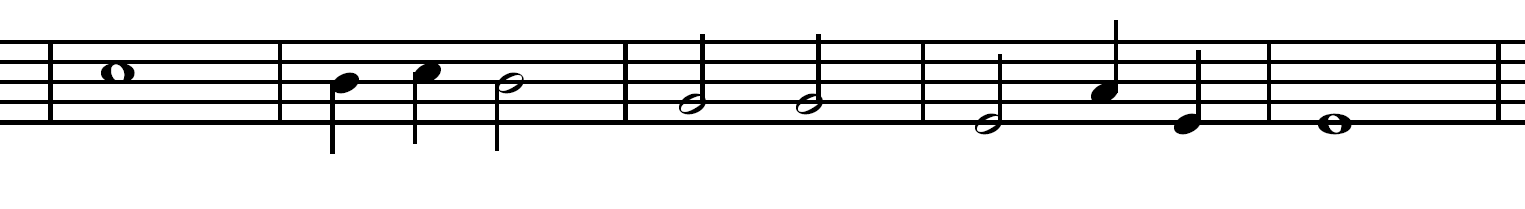
#> input picture nuty1.png, 1525 x 209 px
$ python main.py   (Python 2 division)
#> lines starting #> are read from the running program, lines starting #| are printed output that depends on the picture; after the words box and inside, x2 and y2 are one past the last pixel; in counts of white or black regions, pixels touching at a corner belong together; long printed decimals are rounded
__author__ = 'Karol Scipniak and Dominik Lochynski'

import numpy as np
import sys

sys.path.append("c:\Python27\DLLs")
import cv2
from sklearn.cluster import KMeans
from midiutil.MidiFile import MIDIFile


def importAndPrepareImage(imagePath):
    img = cv2.imread(imagePath)
    ret, gray = cv2.threshold(img, 200, 255, cv2.THRESH_BINARY)
    return gray


def createFiveline(img):
    edges = cv2.Canny(img, 50, 150, apertureSize=3)

    ys = list()
    minLineLength = 5
    maxLineGap = 30

    lines = cv2.HoughLinesP(edges, 1, np.pi / 180, 70, minLineLength, maxLineGap)
    for line in lines:
        for x1, y1, x2, y2 in line:
            if (abs(y1 - y2 < 4)):
                innerlist = list()
                innerlist.append((y1 + y2) / 2)
                ys.append(innerlist)

    kmeans = KMeans(init='k-means++', n_clusters=5, n_init=10)
    kmeans.fit(np.asarray(ys))

    fiveline = list()
    for innerlist in kmeans.cluster_centers_:
        fiveline.append(innerlist[0])

    fiveline.sort()
    return fiveline


def createChecks(fiveline):
    checks = list()
    dist = abs(fiveline[1] - fiveline[0])

    for line in fiveline:
        checks.append(int(line - (dist / 4)))
        checks.append(int(line + (dist / 4)))

    checks.sort()
    checks.reverse()
    return checks


def createBarsCoordinates(img, fiveline, checks):
    barsBegins = list();
    barsEnds = list();
    bars = list()

    height, width = img.shape[:2]

    barsFlag = False
    leftCounter = 0
    rightCounter = 0
    for x in range(width):
        gen = (i for i in range(int(fiveline[0] + 2), int(fiveline[4])) if img[i, x][0] == 0)

        c = 0
        for i in gen:
            c += 1

        if barsFlag is False and c == abs(int(fiveline[0] + 2) - int(fiveline[4])):

            for l in range(x - 5, x - 2):
                for y in checks:
                    if img[y, l][0] == 0:
                        # gray[y, x] = [255, 0, 0]
                        leftCounter += 1

            barsBegins.append(x)
            barsFlag = True

        if barsFlag is True and not (c == abs(int(fiveline[0] + 2) - int(fiveline[4]))):

            for r in range(x + 2, x + 5):
                for y in checks:
                    if img[y, r][0] == 0:
                        # gray[y, x] = [255, 0, 0]
                        rightCounter += 1
            barsEnds.append(x)
            barsFlag = False

            if leftCounter > 0 or rightCounter > 0:
                # barsEnds.
                barsEnds.pop(len(barsEnds) - 1)
                barsBegins.pop(len(barsBegins) - 1)
            leftCounter = 0
            rightCounter = 0

    print
    print barsBegins
    print barsEnds
    print

    return barsBegins, barsEnds


def findAllTunes(noteValues, img, checks, barsBegins, barsEnds):
    iTunes = list()
    for bar in range(len(barsBegins) - 1):
        barLength = abs(barsEnds[bar] - barsBegins[bar + 1]) - 2
        pointsX = list()
        pointsY = list()
        for x in range(barsEnds[bar] + 1, barsBegins[bar + 1] - 1):
            for y in checks:
                if img[y, x][0] == 0:
                    # gray[y, x] = [255, 0, 0]
                    innerlistX = list()
                    innerlistX.append(x)
                    innerlistY = list()
                    innerlistY.append(y)
                    pointsX.append(innerlistX)
                    pointsY.append(innerlistY)

        kmeans2 = KMeans(init='k-means++', n_clusters=4, n_init=10)
        kmeans2.fit(np.asarray(pointsX), np.asarray(pointsY))

        notes = list()
        kmeans2.cluster_centers_.sort(axis=0)
        if abs(kmeans2.cluster_centers_[3, 0] - kmeans2.cluster_centers_[0, 0]) < 2:
            continue

        # print kmeans2.cluster_centers_
        notes.append(kmeans2.cluster_centers_[0, 0])

        for cc in range(1, kmeans2.cluster_centers_.shape[0]):
            if abs(kmeans2.cluster_centers_[cc, 0] - notes[len(notes) - 1]) > (
                        abs(barsEnds[bar] - barsBegins[bar + 1]) - 2) / 6:
                notes.append(kmeans2.cluster_centers_[cc, 0])
            else:
                notes[len(notes) - 1] = (notes[len(notes) - 1] + kmeans2.cluster_centers_[cc, 0]) / 2

        print notes

        notePointsList = list()
        for note in notes:
            notePoints = 0
            for x in range(int(note - barLength / 14), int(note + barLength / 14)):
                for y in checks:
                    if img[y, x][0] == 0:
                        # gray[y, x] = [255, 0, 0]
                        notePoints += 1

            print notePoints
            notePointsList.append(notePoints)

        for note in notes:
            noteLength = 0
            if len(notes) == 1:
                noteLength = 4
            elif len(notes) == 2:
                noteLength = 2;
            elif len(notes) == 3:
                if notes.index(note) == notePointsList.index(min(notePointsList)):
                    noteLength = 2
                else:
                    noteLength = 1
            elif len(notes) == 4:
                noteLength = 1

            noteHeight = 0
            for l in range(int(note - 20), int(note + 20)):
                ntCounter = 0
                for y in checks:
                    if img[y, l][0] == 0:
                        ntCounter += 1
                if ntCounter == 2:
                    for y in checks:
                        if img[y, l][0] == 0:
                            noteHeight = noteValues[checks.index(y)]
                            break;

                    break

            iTunes.append((noteLength, noteHeight))

        print
    print iTunes
    return iTunes


def exportTunesToMIDIFile(iTunes, outputPath):
    MyMIDI = MIDIFile(1)

    track = 0
    time = 0

    MyMIDI.addTrackName(track, time, "Sample Track")
    MyMIDI.addTempo(track, time, 240)

    track = 0
    channel = 0
    pitch = 60
    time = 0
    duration = 1
    volume = 100

    time = 0
    for noteLength, noteHeight in iTunes:
        MyMIDI.addNote(track, channel, noteHeight, time, noteLength, volume)
        time += duration * noteLength

    binfile = open(outputPath, 'wb')
    MyMIDI.writeFile(binfile)
    binfile.close()


def processImageFindAllNotesAndExportToMIDI(noteValues, imgPath):
    img = importAndPrepareImage(imgPath)

    height, width = img.shape[:2]

    fiveline = createFiveline(img)

    checks = createChecks(fiveline)

    barsBegins, barsEnds = createBarsCoordinates(img, fiveline, checks)

    iTunes = findAllTunes(noteValues, img, checks, barsBegins, barsEnds)

    exportTunesToMIDIFile(iTunes, imgPath + ".mid")


def main():
    noteValues = (52, 53, 55, 57, 59, 60, 62, 64, 65, 67, 69, 71, 72, 74, 76, 77, 79, 81, 83)

    processImageFindAllNotesAndExportToMIDI(noteValues, 'nuty1.png')
#> in importAndPrepareImage, img is the input picture: shape (209, 1525, 3); min 0, max 255, mean 224.4
#> in importAndPrepareImage, `ret, gray = cv2.threshold(img, 200, 255, cv2.THRESH_BINARY)`: gray: shape (209, 1525, 3); 87.9% white; 1 black region, box (x1, y1, x2, y2) and area: (0, 20, 1525, 154) 38502
#> in createFiveline, `edges = cv2.Canny(img, 50, 150, apertureSize=3)`:
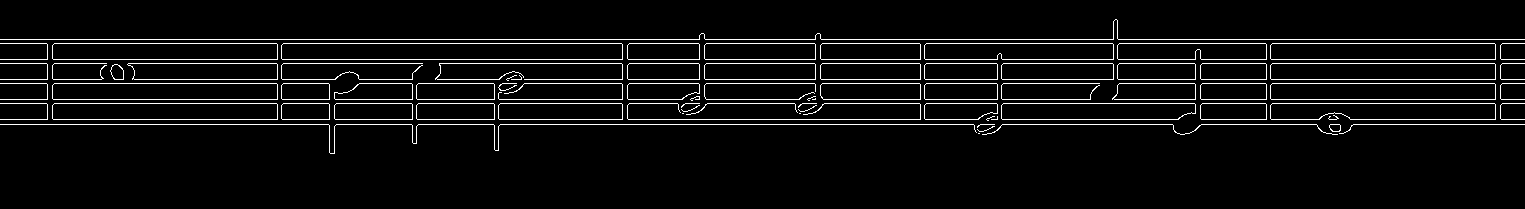
#> edges: shape (209, 1525); 5.2% white in thin lines or dots, all inside (x1, y1, x2, y2) = (0, 19, 1525, 154)
#> in createFiveline, `lines = cv2.HoughLinesP(edges, 1, np.pi / 180, 70, minLineLength, maxL..`: lines = 96 rows, first 6: [1201, 124, 1316, 124], [1271, 79, 1495, 79], [1272, 63, 1494, 63], [53, 59, 277, 59], [706, 43, 814, 43], [418, 103, 493, 103]
#> the loop in createFiveline, `for line in lines:` made 96 passes
#> line on passes 1 to 12: [[1201, 124, 1316, 124]], [[1271, 79, 1495, 79]], [[1272, 63, 1494, 63]], [[53, 59, 277, 59]], [[706, 43, 814, 43]], [[418, 103, 493, 103]], [[0, 83, 46, 83]], [[628, 119, 920, 119]], [[0, 39, 699, 39]], [[1114, 99, 1195, 99]], [[54, 83, 276, 83]], [[1003, 103, 1194, 103]]
#> after the loop in createFiveline, `for line in lines:`: ys = 96 items, first 6: [124], [79], [63], [59], [43], [103]
#> in processImageFindAllNotesAndExportToMIDI, `fiveline = createFiveline(img)`: fiveline = [41.13, 61.26, 81, 101.7, 121.5]
#> in createChecks, `dist = abs(fiveline[1] - fiveline[0])`: dist = 20.13
#> the loop in createChecks, `for line in fiveline:` made 5 passes
#> line on passes 1 to 5: 41.13, 61.26, 81, 101.7, 121.5
#> after the loop in createChecks, `for line in fiveline:`: checks = [36, 46, 56, 66, 75, 86, 96, 106, 116, 126]
#> in processImageFindAllNotesAndExportToMIDI, `checks = createChecks(fiveline)`: checks = [126, 116, 106, 96, 86, 75, 66, 56, 46, 36]
#> after the loop in createBarsCoordinates, `for x in range(width):`: barsBegins = [48, 278, 623, 921, 1267, 1496]; barsEnds = [53, 282, 628, 925, 1271, 1501]; barsFlag = False; leftCounter = 0
#| [48, 278, 623, 921, 1267, 1496]
#| [53, 282, 628, 925, 1271, 1501]
#> in processImageFindAllNotesAndExportToMIDI, `barsBegins, barsEnds = createBarsCoordinates(img, fiveline, checks)`: barsBegins = [48, 278, 623, 921, 1267, 1496]; barsEnds = [53, 282, 628, 925, 1271, 1501]
#> the loop in findAllTunes, `for bar in range(len(barsBegins) - 1):` made 5 passes
#> barLength on passes 1 to 5: 223, 339, 291, 340, 223
#> (printed output is left out)
#> after the loop in findAllTunes, `for bar in range(len(barsBegins) - 1):`: iTunes = [(4, 60), (1, 59), (1, 60), (2, 59), (2, 55), (2, 55), (2, 52), (1, 57), (1, 52), (4, 52)]
#| [(4, 60), (1, 59), (1, 60), (2, 59), (2, 55), (2, 55), (2, 52), (1, 57), (1, 52), (4, 52)]
#> (the call stopped at in exportTunesToMIDIFile, `MyMIDI = MIDIFile(1)`: midiutil is not available in this run)
    processImageFindAllNotesAndExportToMIDI(noteValues, 'sheet3.png')
#> call 2 of importAndPrepareImage, with imagePath = 'sheet3.png'
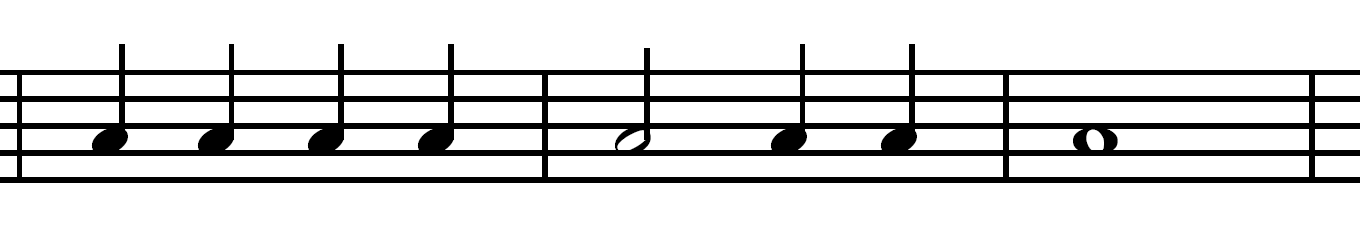
#> input picture sheet3.png, 1360 x 240 px
#> in importAndPrepareImage, img is the input picture: shape (240, 1360, 3); min 0, max 255, mean 216.9
#> in importAndPrepareImage (call 2), `ret, gray = cv2.threshold(img, 200, 255, cv2.THRESH_BINARY)`: gray: shape (240, 1360, 3); 85% white; 1 black region, box (x1, y1, x2, y2) and area: (0, 44, 1360, 183) 48854
#> in createFiveline (call 2), `edges = cv2.Canny(img, 50, 150, apertureSize=3)`:
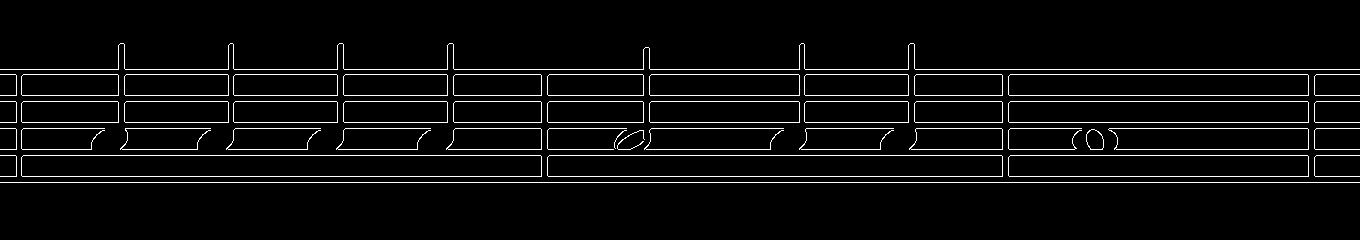
#> edges: shape (240, 1360); 4.5% white in thin lines or dots, all inside (x1, y1, x2, y2) = (0, 43, 1360, 183)
#> in createFiveline (call 2), `lines = cv2.HoughLinesP(edges, 1, np.pi / 180, 70, minLineLength, maxL..`: lines = 87 rows, first 6: [805, 122, 908, 122], [915, 69, 1359, 69], [23, 101, 117, 101], [1010, 74, 1307, 74], [23, 155, 540, 155], [1010, 128, 1081, 128]
#> the loop in createFiveline (call 2), `for line in lines:` made 87 passes
#> line on passes 1 to 12: [[805, 122, 908, 122]], [[915, 69, 1359, 69]], [[23, 101, 117, 101]], [[1010, 74, 1307, 74]], [[23, 155, 540, 155]], [[1010, 128, 1081, 128]], [[548, 149, 613, 149]], [[1009, 95, 1308, 95]], [[548, 176, 1002, 176]], [[0, 182, 1359, 182]], [[22, 149, 91, 149]], [[235, 128, 320, 128]]
#> after the loop in createFiveline (call 2), `for line in lines:`: ys = 87 items, first 6: [122], [69], [101], [74], [155], [128]
#> the loop in createFiveline (call 2), `for innerlist in kmeans.cluster_centers_:` made 5 passes
#> innerlist on passes 1 to 5: [124.5], [71.5], [151.7], [98.27], [177.2]
#> after the loop in createFiveline (call 2), `for innerlist in kmeans.cluster_centers_:`: fiveline = [124.5, 71.5, 151.7, 98.27, 177.2]
#> the loop in createChecks (call 2), `for line in fiveline:` made 5 passes
#| [17, 542, 1003, 1309]
#| [22, 548, 1009, 1315]
#> the loop in findAllTunes (call 2), `for bar in range(len(barsBegins) - 1):` made 3 passes
#> barLength on passes 1 to 3: 518, 453, 298
#| [114.157, 220.906, 331.3, 441.300]
#| 89
#| 85
#| 90
#| 90
#| [640.762, 793.167, 901.265]
#| 63
#| 84
#| 89
#| [1101.636]
#> (further printed lines are left out)
#| [(1, 57), (1, 57), (1, 57), (1, 57), (2, 0), (1, 57), (1, 57), (4, 57)]
#> (the call stopped at in exportTunesToMIDIFile, `MyMIDI = MIDIFile(1)`: midiutil is not available in this run)


if __name__ == '__main__':
    main()
